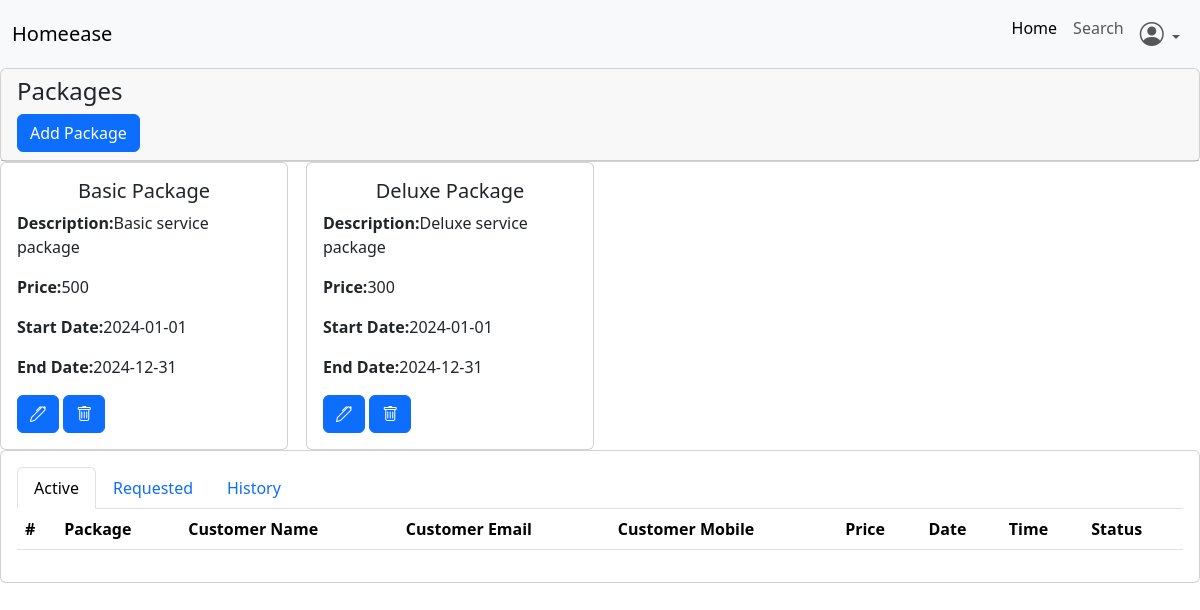
Before: /professional/dashboard (signed in) with the older database file.
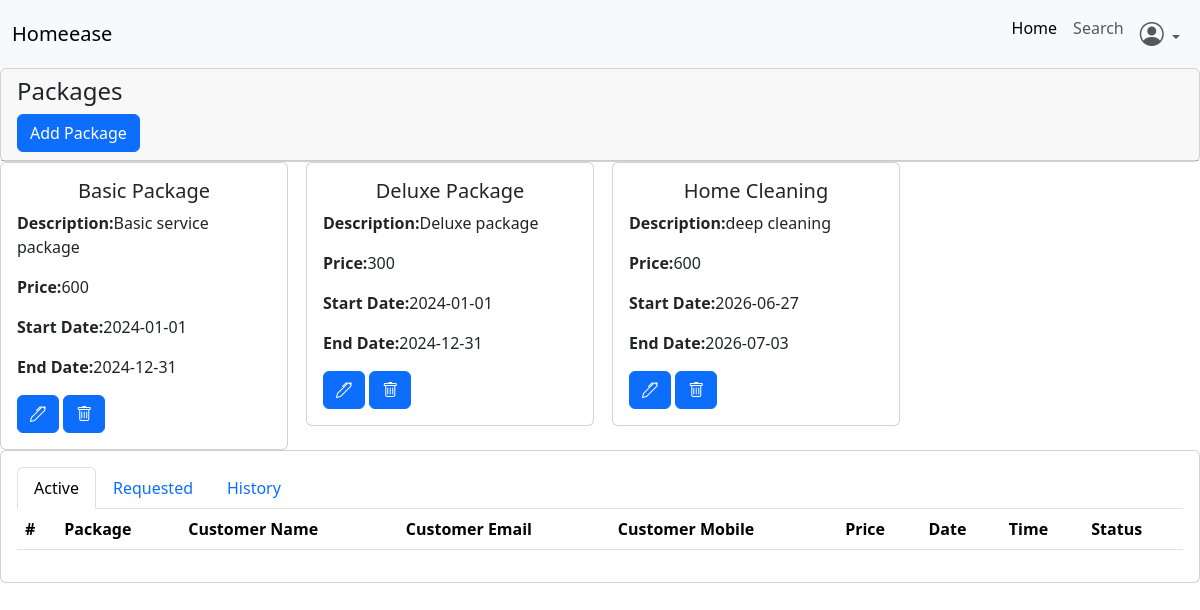
After: the same page with the newer database file.
### backend/models.py (models this page shows)
class Package(db.Model):# table name package
    id = db.Column(db.Integer, primary_key =True , autoincrement=True)
    title = db.Column(db.String, unique=True , nullable=False)
    price = db.Column(db.String , nullable=False)
    description= db.Column(db.String , nullable=False)
    prof_id = db.Column(db.Integer ,db.ForeignKey("professional.id") , nullable=False ) # db.ForeignKey("tablename.attribute")
    status = db.Column(db.String, nullable=False)
    start_date = db.Column(db.Date , nullable =False)
    end_date = db.Column(db.Date , nullable =False)
    bookings = db.relationship("Booking", backref="package",cascade="all, delete-orphan", lazy=True)

### backend/routes.py (the view)
@app.route('/professional/dashboard', methods=['GET','POST'])
@login_required
def prof_dashboard():
    packages=db.session.query(Package).filter_by(prof_id=current_user.id).all()
    bookings=current_user.bookings
    return render_template("professional/dashboard.html",packages=packages, bookings=bookings)

### app.py (called while the page is built)
def create_app():
    app=Flask(__name__)
    app.config["SQLALCHEMY_DATABASE_URI"]="sqlite:///mydb.sqlite3"
    app.config["SECRET_KEY"]="mysecretkey"
    loginmanager=LoginManager(app)
    db.init_app(app)
    @loginmanager.user_loader
    def load_user(email):
        obj=db.session.query(Professional).filter_by(email=email).first() or db.session.query(Customer).filter_by(email=email).first() or db.session.query(Admin).filter_by(email=email).first()
        return obj
    app.app_context().push()
    return app

### templates/professional/dashboard.html (shortened to what this page needs)
<!doctype html>
<html lang="en">
<head>
    <link href="https://cdn.jsdelivr.net/npm/bootstrap@5.3.8/dist/css/bootstrap.min.css" rel="stylesheet"
>
    <link rel="stylesheet" href="https://cdn.jsdelivr.net/npm/bootstrap-icons@1.13.1/font/bootstrap-icons.min.css">
</head>
<body>
    <nav class="navbar navbar-expand-lg bg-body-tertiary">
        <div class="container-fluid">
            <a class="navbar-brand" href="#">Homeease</a>
            <div class="collapse navbar-collapse" id="navbarSupportedContent">
                <ul class="navbar-nav ms-auto ">
                    <li class="nav-item">
                        <a class="nav-link active" aria-current="page" href="#">Home</a>
                    </li>
                    <li class="nav-item">
                        <a class="nav-link" href="#">Search</a>
                    </li>
                    <li class="nav-item dropdown">
                        <a class="nav-link dropdown-toggle" href="#" role="button" data-bs-toggle="dropdown"
                            aria-expanded="false">
                            <i class="bi bi-person-circle fs-4"></i>
                        </a>
                    </li>
                </ul>
            </div>
        </div>
    </nav>
    <div class="card" ms-3 me-3 mt-3">
        <div class="card-header">
            <div class="'d-flex d-inline">
                <h4>Packages</h4>
                <button type="button" class="btn btn-primary ms-auto" data-bs-toggle="modal"
                    data-bs-target="#exampleModal">
                    Add Package
                </button>
            </div>
        </div>
    </div>
    <div class="card-body">
        <div class="row">
            {% for package in packages %}
            <div class="col-3">
                <div class="card" style="width: 18rem;">
                    <div class="card-body">
                        <h5 class="card-title text-center">{{package.title}}</h5>
                        <p class="card-text"><strong>Description:</strong>{{package.description}}</p>
                        <p class="card-text"><strong>Price:</strong>{{package.price}}</p>
                        <p class="card-text"><strong>Start Date:</strong>{{package.start_date}}</p>
                        <p class="card-text"><strong>End Date:</strong>{{package.end_date}}</p>
                        <button type="button" class="btn btn-primary" data-bs-toggle="modal"
                            data-bs-target="#editpack{{package.id}}">
                            <i class="bi bi-pen"></i>
                        </button>
                        <a type="button" href="/professional/delete/{{package.id}}" class="btn btn-primary"><i
                                class="bi bi-trash"></i></a>
                    </div>
                </div>
            </div>
            {% endfor %}
        </div>
    </div>
    <div class="card" ms-3 me-3 mb-3 mt-3">
        <div class="card-body">
            <ul class="nav nav-tabs" id="myTab" role="tablist">
                <li class="nav-item" role="presentation">
                    <button class="nav-link active" id="pills-accepted-booking-tab" data-bs-toggle="tab"
                        data-bs-target="#pills-accepted-booking" type="button" role="tab" aria-controls="home-tab-pane"
                        aria-selected="true">Active</button>
                </li>
                <li class="nav-item" role="presentation">
                    <button class="nav-link" id="pills-requested-booking-tab" data-bs-toggle="tab"
                        data-bs-target="#pills-requested-booking" type="button" role="tab"
                        aria-controls="profile-tab-pane" aria-selected="false">Requested</button>
                </li>
                <li class="nav-item" role="presentation">
                    <button class="nav-link" id="pills-completed-booking-tab" data-bs-toggle="tab"
                        data-bs-target="#pills-completed-booking" type="button" role="tab"
                        aria-controls="contact-tab-pane" aria-selected="false">History</button>
                </li>
            </ul>
            <div class="tab-content" id="myTabContent">
                <div class="tab-pane fade show active" id="pills-accepted-booking" role="tabpanel"
                    aria-labelledby="home-tab" tabindex="0">
                    <table class="table">
                        <thead>
                            <tr>
                                <th scope="col">#</th>
                                <th scope="col">Package</th>
                                <th scope="col">Customer Name</th>
                                <th scope="col">Customer Email</th>
                                <th scope="col">Customer Mobile</th>
                                <th scope="col">Price</th>
                                <th scope="col">Date</th>
                                <th scope="col">Time</th>
                                <th scope="col">Status</th>
                            </tr>
                        </thead>
                    </table>
                </div>
            </div>
        </div>
    </div>
</body>
</html>

Changed rows visible on the page:
changed Package "Basic Package": price "500" → "600"
changed Package "Deluxe Package": description "Deluxe service package" → "Deluxe package"
added Package: title "Home Cleaning", description "deep cleaning", price "600", start_date "2026-06-27", end_date "2026-07-03"
